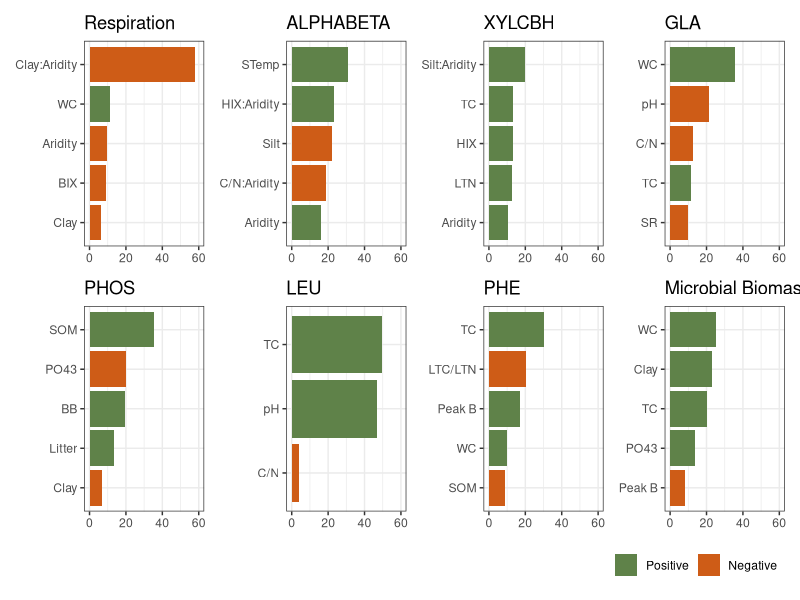

Here is the R script that generated this plot: (Note: this script raises an error after producing the figure.)
#Created by: ANNA DOMÉNECH-PASCUAL
# April 2024

rm(list = ls())
dev.off()

#Load packages ----
library(readxl)
library(ggplot2)
library(dplyr)
library(patchwork)
library(stringr)

# 
# results <- read_excel("model_results_Aridity.xlsx")
# 
# results$Sign <- ifelse(results$Standardized > 0, "Positive", "Negative")
# 
# results$Std_perc <- abs(results$Std_perc)
# results <- subset(results, Ranks <= 5)
# 
# # results <- subset(results, Model != "BB")
# # results <- subset(results, Model != "FB")
# # results <- subset(results, Model != "MB")
# # results <- subset(results, Model != "alphabeta")
# # results <- subset(results, Model != "xylcbh")
# # results <- subset(results, Model != "Cenz")
# 
# results$Model <- str_replace(results$Model,'MB','Microbial Biomass')
# results$Model <- str_replace(results$Model,'FOS','PHOS')
# results$Variables <- str_replace(results$Variables,'C_N','C/N')
# results$Variables <- str_replace(results$Variables,'Soil_Temp','STemp')
# results$Variables <- str_replace(results$Variables,'Peak_B','Peak B')
# results$Variables <- str_replace(results$Variables, 'L_TN','LTN')
# results$Variables <- str_replace(results$Variables,'LTC_LTN','LTC/LTN')
# 
# #Reorder rows for ggarrange plots in desired order:
# new_order <- c(1:5, 34:38, 29:33, 11:28, 6:10)
# results <- results[new_order, ]
# 
# 
# unique_models <- unique(results$Model)
# plots <- list()
# 
# for (model in unique_models) {
#   model_data <- subset(results, Model == model)
#   model_data <- arrange(model_data, Std_perc)
#   
#   plot <- ggplot(model_data, aes(x = reorder(Variables, Std_perc), y = Std_perc, fill = Sign)) +
#     geom_bar(stat = "identity") +
#     labs(title = paste(model), x = "Variables") +
#     coord_flip()+
#     theme_bw()+
#     theme(legend.position = "none",
#           legend.title = element_blank(),
#           axis.title.y = element_blank(),
#           axis.title.x = element_blank())+
#     scale_fill_manual(values = c(Positive = "#5F8249", Negative = "#CE5C17"))+
#     ylim(0,60)
#   
#   plots[[model]] <- plot
# }
# 
# combined_plots <- wrap_plots(plots, nrow = 2) +
#   theme(legend.position = "bottom",
#         legend.justification = c("right", "bottom"))+
#   guides(fill = guide_legend(reverse = TRUE))
# 
# print(combined_plots)
# 
# ggsave("Figures/1 GRADIENT/Drivers_models_Aridity.png", width = 12, height = 6, dpi = 300)
# 
# 





# VERSION 2: ----
# FOLLOWING SET ORDER

results <- read_excel("model_results_Aridity_v2.xlsx")

results$Sign <- ifelse(results$Standardized > 0, "Positive", "Negative")

results$Std_perc <- abs(results$Std_perc)
results <- subset(results, Ranks <= 5)

# results <- subset(results, Model != "BB")
# results <- subset(results, Model != "FB")
# results <- subset(results, Model != "MB")
# results <- subset(results, Model != "alphabeta")
# results <- subset(results, Model != "xylcbh")
# results <- subset(results, Model != "Cenz")

results$Model <- str_replace(results$Model,'MB','Microbial Biomass')
results$Model <- str_replace(results$Model,'FOS','PHOS')
results$Variables <- str_replace(results$Variables,'C_N','C/N')
results$Variables <- str_replace(results$Variables,'Soil_Temp','STemp')
results$Variables <- str_replace(results$Variables,'Peak_B','Peak B')
results$Variables <- str_replace(results$Variables, 'L_TN','LTN')
results$Variables <- str_replace(results$Variables,'LTC_LTN','LTC/LTN')

#Reorder rows for ggarrange plots in desired order:
new_order <- c(1:5, 34:38, 29:33, 11:28, 6:10)
results <- results[new_order, ]


unique_models <- unique(results$Model)
plots <- list()

for (model in unique_models) {
  model_data <- subset(results, Model == model)
  model_data <- arrange(model_data, Std_perc)
  
  plot <- ggplot(model_data, aes(x = reorder(Variables, Std_perc), y = Std_perc, fill = Sign)) +
    geom_bar(stat = "identity") +
    labs(title = paste(model), x = "Variables") +
    coord_flip()+
    theme_bw()+
    theme(legend.position = "none",
          legend.title = element_blank(),
          axis.title.y = element_blank(),
          axis.title.x = element_blank())+
    scale_fill_manual(values = c(Positive = "#5F8249", Negative = "#CE5C17"))+
    ylim(0,60)
  
  plots[[model]] <- plot
}

combined_plots <- wrap_plots(plots, nrow = 2) +
  theme(legend.position = "bottom",
        legend.justification = c("right", "bottom"))+
  guides(fill = guide_legend(reverse = TRUE))

print(combined_plots)

ggsave("Figures/1 GRADIENT/Drivers_models_Aridity_v2.png", width = 12, height = 6, dpi = 300)






